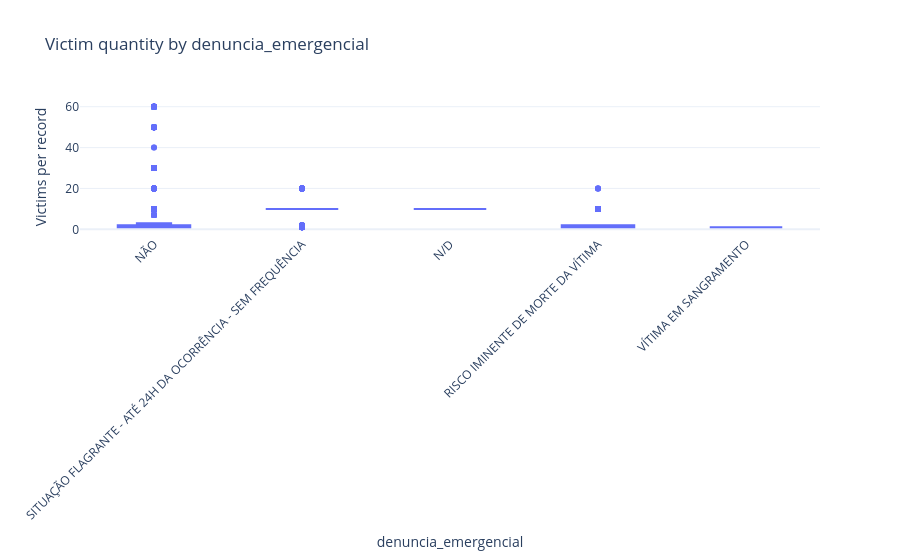
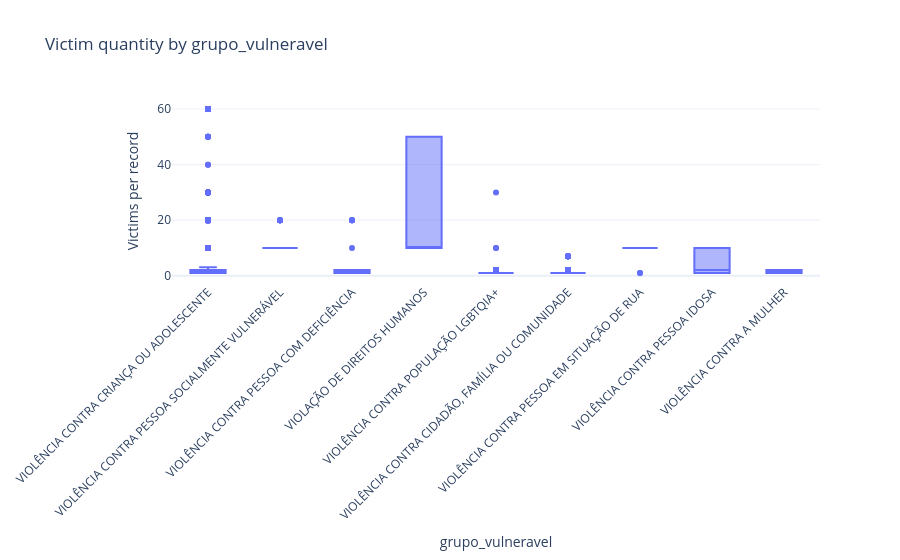
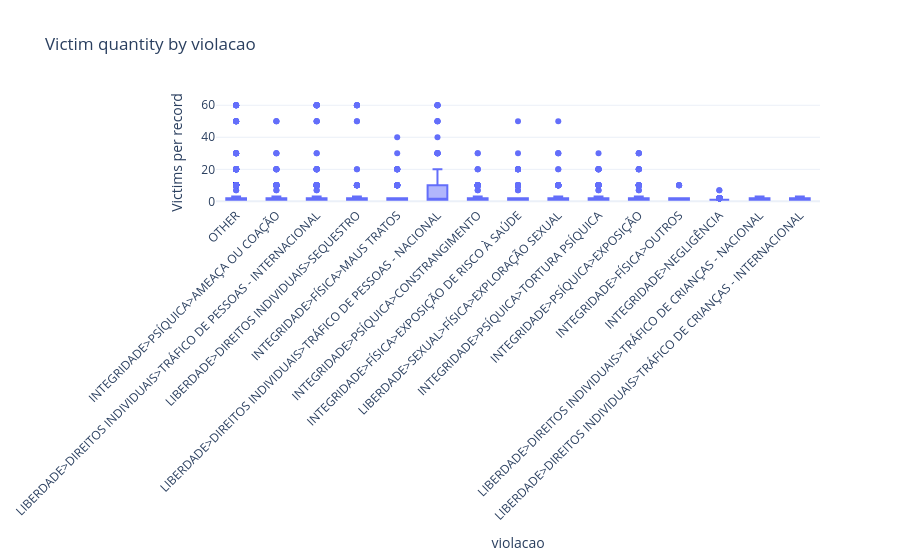

Notebook code cell kept with these figures, in order:
### Markdown cell above
## 5.8 Numeric outcome by categorical groups

`sl_quantidade_vitimas` is often right-skewed and may contain legitimate collective complaints. Therefore, the notebook uses medians, interquartile ranges, Plotly boxplots, Mann-Whitney U for two groups, and Kruskal-Wallis for three or more groups. Statistical significance does not by itself imply a meaningful difference.

### Code cell
NUMERIC_OUTCOME = "sl_quantidade_vitimas"
NUMERIC_GROUPS = [
    "denuncia_emergencial", "grupo_vulneravel", "violacao",
    "cenario_da_violacao", "canal_de_atendimento", "uf"
]
numeric_test_rows = []

if NUMERIC_OUTCOME in df_analysis.columns:
    for group in [c for c in NUMERIC_GROUPS if c in df_analysis.columns]:
        pair = df_analysis[[group, NUMERIC_OUTCOME]].dropna().copy()
        pair[NUMERIC_OUTCOME] = pd.to_numeric(pair[NUMERIC_OUTCOME], errors="coerce")
        pair = pair.dropna()
        if pair[group].nunique() > MAX_LEVELS:
            keep = top_levels(pair[group], MAX_LEVELS-1)
            pair[group] = pair[group].where(pair[group].isin(keep), "OTHER")

        summary = pair.groupby(group)[NUMERIC_OUTCOME].agg(
            n="count", mean="mean", median="median", std="std",
            q1=lambda s: s.quantile(.25), q3=lambda s: s.quantile(.75), maximum="max"
        ).reset_index()
        summary.to_csv(TABLE_DIR / f"numeric_{safe_filename(group)}_summary.csv", index=False, encoding="utf-8-sig")
        display(Markdown(f"### `{NUMERIC_OUTCOME}` by `{group}`"))
        display(summary)

        fig = px.box(
            pair, x=group, y=NUMERIC_OUTCOME, points="outliers",
            title=f"Victim quantity by {group}",
            labels={NUMERIC_OUTCOME: "Victims per record"}
        )
        fig.update_layout(template=PLOTLY_TEMPLATE, xaxis_tickangle=-45)
        fig.show()
        save_figure(fig, f"numeric_{safe_filename(group)}_boxplot.html")

        groups = [g[NUMERIC_OUTCOME].to_numpy() for _, g in pair.groupby(group) if len(g) > 0]
        if len(groups) == 2:
            stat, p = mannwhitneyu(groups[0], groups[1], alternative="two-sided")
            test = "Mann-Whitney U"
        elif len(groups) >= 3:
            stat, p = kruskal(*groups)
            test = "Kruskal-Wallis"
        else:
            continue
        numeric_test_rows.append({
            "outcome": NUMERIC_OUTCOME, "group": group, "test": test,
            "groups": len(groups), "n_complete": len(pair),
            "statistic": stat, "p_value": p
        })

numeric_test_results = pd.DataFrame(numeric_test_rows)
if not numeric_test_results.empty:
    numeric_test_results["p_fdr_bh"] = benjamini_hochberg(numeric_test_results["p_value"])
    numeric_test_results["significant_fdr"] = numeric_test_results["p_fdr_bh"] < ALPHA
display(numeric_test_results)

### Figure 1 — Plotly figure (JSON) as saved in the notebook; plotly's stock layout.template omitted (floating-point values rounded to 4 significant figures; data arrays with more than 128 entries replaced by an {"elided": "..."} marker saying what was removed)
{"data": [{"alignmentgroup": "True", "boxpoints": "outliers", "hovertemplate": "denuncia_emergencial=%{x}<br>Victims per record=%{y}<extra></extra>", "legendgroup": "", "marker": {"color": "#636efa"}, "name": "", "notched": false, "offsetgroup": "", "orientation": "v", "showlegend": false, "type": "box", "x": {"elided": "8401 str values"}, "x0": " ", "xaxis": "x", "y": {"elided": "8401 int values"}, "y0": " ", "yaxis": "y"}], "layout": {"boxmode": "group", "legend": {"tracegroupgap": 0}, "title": {"text": "Victim quantity by denuncia_emergencial"}, "xaxis": {"anchor": "y", "domain": [0, 1], "tickangle": -45, "title": {"text": "denuncia_emergencial"}}, "yaxis": {"anchor": "x", "domain": [0, 1], "title": {"text": "Victims per record"}}}}

### Figure 2 — Plotly figure (JSON) as saved in the notebook; plotly's stock layout.template omitted (floating-point values rounded to 4 significant figures; data arrays with more than 128 entries replaced by an {"elided": "..."} marker saying what was removed)
{"data": [{"alignmentgroup": "True", "boxpoints": "outliers", "hovertemplate": "grupo_vulneravel=%{x}<br>Victims per record=%{y}<extra></extra>", "legendgroup": "", "marker": {"color": "#636efa"}, "name": "", "notched": false, "offsetgroup": "", "orientation": "v", "showlegend": false, "type": "box", "x": {"elided": "8401 str values"}, "x0": " ", "xaxis": "x", "y": {"elided": "8401 int values"}, "y0": " ", "yaxis": "y"}], "layout": {"boxmode": "group", "legend": {"tracegroupgap": 0}, "title": {"text": "Victim quantity by grupo_vulneravel"}, "xaxis": {"anchor": "y", "domain": [0, 1], "tickangle": -45, "title": {"text": "grupo_vulneravel"}}, "yaxis": {"anchor": "x", "domain": [0, 1], "title": {"text": "Victims per record"}}}}

### Figure 3 — Plotly figure (JSON) as saved in the notebook; plotly's stock layout.template omitted (floating-point values rounded to 4 significant figures; data arrays with more than 128 entries replaced by an {"elided": "..."} marker saying what was removed)
{"data": [{"alignmentgroup": "True", "boxpoints": "outliers", "hovertemplate": "violacao=%{x}<br>Victims per record=%{y}<extra></extra>", "legendgroup": "", "marker": {"color": "#636efa"}, "name": "", "notched": false, "offsetgroup": "", "orientation": "v", "showlegend": false, "type": "box", "x": {"elided": "8211 str values"}, "x0": " ", "xaxis": "x", "y": {"elided": "8211 int values"}, "y0": " ", "yaxis": "y"}], "layout": {"boxmode": "group", "legend": {"tracegroupgap": 0}, "title": {"text": "Victim quantity by violacao"}, "xaxis": {"anchor": "y", "domain": [0, 1], "tickangle": -45, "title": {"text": "violacao"}}, "yaxis": {"anchor": "x", "domain": [0, 1], "title": {"text": "Victims per record"}}}}
